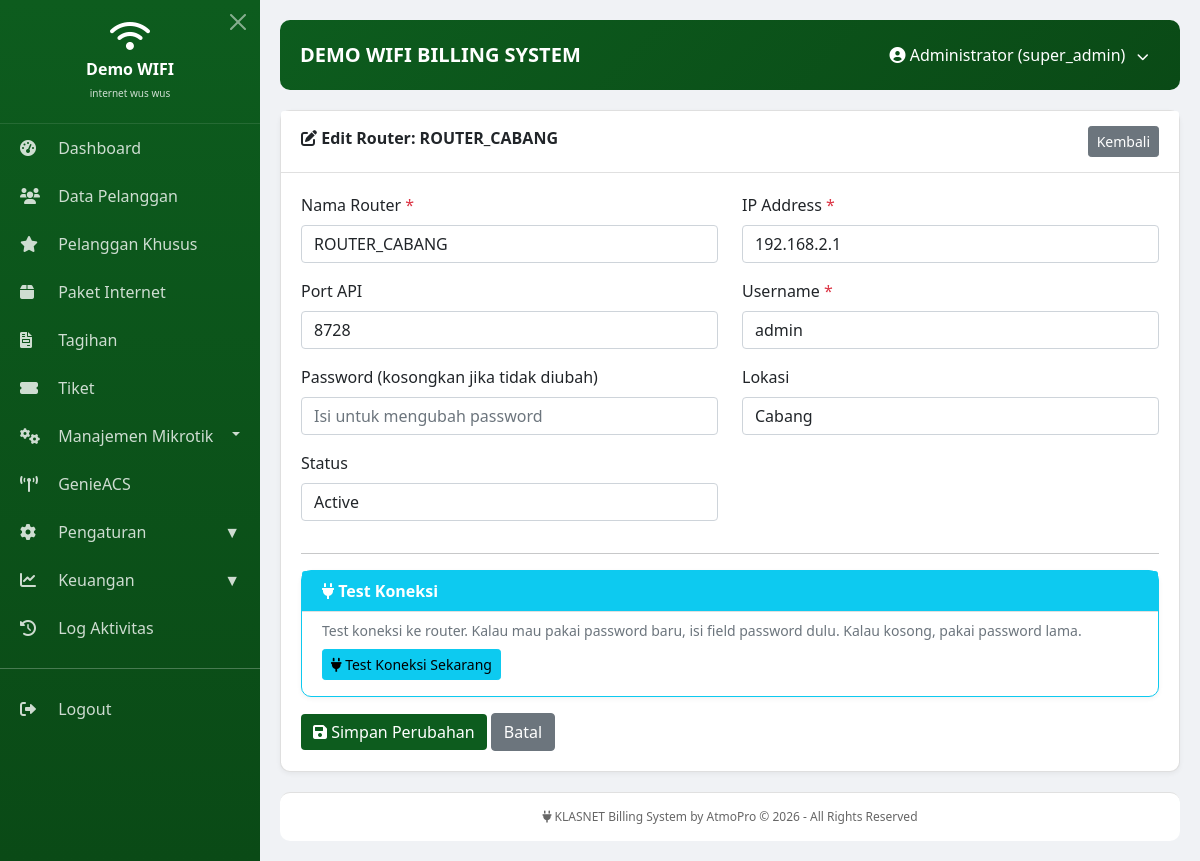
The page /modules/routers/edit.php?id=2 (signed in) on the database its author committed.
### tables this page shows
CREATE TABLE `routers` (
  `id` int(11) NOT NULL AUTO_INCREMENT,
  `nama_router` varchar(100) NOT NULL,
  `ip_address` varchar(50) NOT NULL,
  `port_api` int(11) DEFAULT 8728,
  `username` varchar(50) DEFAULT NULL,
  `password` varchar(255) DEFAULT NULL,
  `lokasi` varchar(100) DEFAULT NULL,
  `status` enum('active','inactive') DEFAULT 'active',
  `last_connected` datetime DEFAULT NULL,
  `created_at` timestamp NULL DEFAULT current_timestamp(),
  `last_test` datetime DEFAULT NULL,
  `last_test_result` varchar(50) DEFAULT NULL,
  `last_test_message` text DEFAULT NULL,
  `connection_status` enum('online','offline','unknown') DEFAULT 'unknown',
  `last_check` datetime DEFAULT NULL,
  `last_check_message` text DEFAULT NULL,
  PRIMARY KEY (`id`)
);

### modules/routers/edit.php (the view, shortened to what this page needs)
<?php
$id = $_GET['id'] ?? '';
try {
    $pdo = Database::getInstance()->getConnection();
    $stmt = $pdo->prepare("SELECT * FROM routers WHERE id = ?");
    $stmt->execute([$id]);
    $router = $stmt->fetch();
} catch(PDOException $e) {
    $error = "Error: " . $e->getMessage();
}
include '../../includes/header.php';
?>
<div class="card">
    <div class="card-header">
        <i class="fas fa-edit"></i> Edit Router: <?= htmlspecialchars($router['nama_router']) ?>
        <a href="index.php" class="btn btn-secondary btn-sm float-end">Kembali</a>
    </div>
    <div class="card-body">
        <form method="POST" id="formRouter">
            <div class="row">
                <div class="col-md-6 mb-3">
                    <label class="form-label">Nama Router <span class="text-danger">*</span></label>
                    <input type="text" name="nama_router" id="nama_router" class="form-control" value="<?= htmlspecialchars($router['nama_router']) ?>" required>
                </div>
                <div class="col-md-6 mb-3">
                    <label class="form-label">IP Address <span class="text-danger">*</span></label>
                    <input type="text" name="ip_address" id="ip_address" class="form-control" value="<?= htmlspecialchars($router['ip_address']) ?>" required>
                </div>
                <div class="col-md-6 mb-3">
                    <label class="form-label">Port API</label>
                    <input type="number" name="port_api" id="port_api" class="form-control" value="<?= $router['port_api'] ?? 8728 ?>">
                </div>
                <div class="col-md-6 mb-3">
                    <label class="form-label">Username <span class="text-danger">*</span></label>
                    <input type="text" name="username" id="username" class="form-control" value="<?= htmlspecialchars($router['username']) ?>" required>
                </div>
                <div class="col-md-6 mb-3">
                    <label class="form-label">Password (kosongkan jika tidak diubah)</label>
                    <input type="password" name="password" id="password" class="form-control" placeholder="Isi untuk mengubah password">
                </div>
                <div class="col-md-6 mb-3">
                    <label class="form-label">Lokasi</label>
                    <input type="text" name="lokasi" class="form-control" value="<?= htmlspecialchars($router['lokasi']) ?>">
                </div>
                <div class="col-md-6 mb-3">
                    <label class="form-label">Status</label>
                    <select name="status" class="form-control">
                        <option value="active" <?= $router['status'] == 'active' ? 'selected' : '' ?>>Active</option>
                    </select>
                </div>
            </div>
            <hr>
            <div class="card border-info mb-3">
                <div class="card-header bg-info text-white py-2">
                    <i class="fas fa-plug"></i> Test Koneksi
                </div>
                <div class="card-body py-2">
                    <p class="small text-muted mb-2">
                        Test koneksi ke router. Kalau mau pakai password baru, isi field password dulu.
                        Kalau kosong, pakai password lama.
                    </p>
                    <button type="button" class="btn btn-info btn-sm" id="btnTest" onclick="testKoneksi()">
                        <i class="fas fa-plug"></i> Test Koneksi Sekarang
                    </button>
                </div>
            </div>
            <button type="submit" class="btn btn-primary"><i class="fas fa-save"></i> Simpan Perubahan</button>
            <a href="index.php" class="btn btn-secondary">Batal</a>
        </form>
    </div>
</div>
<?php include '../../includes/footer.php'; ?>

### includes/header.php (style rules this page uses)
* { margin: 0; padding: 0; box-sizing: border-box; }
body { font-family: 'Segoe UI', sans-serif; background: #f0f2f5; }
.card { background: white; border-radius: 10px; margin-bottom: 20px; box-shadow: 0 2px 5px rgba(0,0,0,0.05); }
.card-header { background: white; border-bottom: 1px solid #e0e0e0; padding: 15px 20px; font-weight: 600; }
.card-body { padding: 20px; }
.btn-primary { background: #0d5c1e; border: none; }

### rows shown on the page
routers: nama_router "ROUTER_CABANG", ip_address "192.168.2.1", port_api "8728", username "admin", lokasi "Cabang", status "Active"

### other values the page prints
$company_name "Demo WIFI"
$company_tagline "internet wus wus"
$company_name "DEMO WIFI"
$_SESSION['user_name'] "Administrator"
$_SESSION['user_role'] "super_admin"
